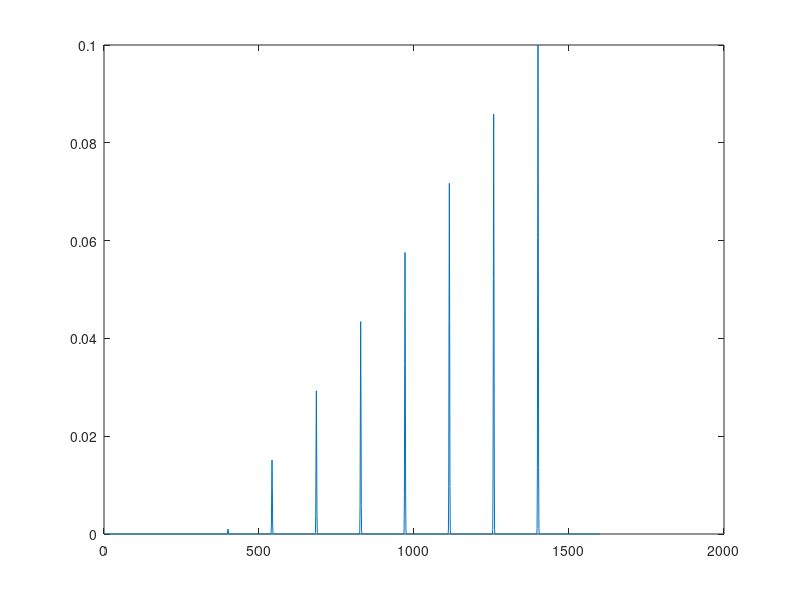

This figure's MATLAB source: (Note: this script raises an error after producing the figure.)
function [dat, tissue, RF, motion] = motion_test()
%% Laurence Jackson, BME, KCL, 2018
% 
% script to simulate the effects of respiratory motion of the pulse
% excitation profile with SWEEP
% 
% output:
%   dat = simulation results for tissue component
% 

clear

%% load paramters
load('tests/settings_motion.mat'); % load bulk of simulation parameters

%% sim
Rs = linspace(0,1,11);

% define custom non-periodic motion
motion.custom = zeros(1,RF.npulses);
nskips = 8;
skiploc = floor(linspace(400, 1400,nskips));
skipamp = linspace(1e-3,100e-3,nskips);
skipdur = 50;
for ii = 1:nskips
    x = skiploc(ii)-skipdur:skiploc(ii)+skipdur;
    y = normpdf(x,skiploc(ii));
    y = ((y- min(y)) / ((max(y) - min(y)))) .* skipamp(ii);
    motion.custom(x) = y;
end

plot(motion.custom)

for ii = 1:length(Rs)
    RF.swp = Rs(ii);
    
    RF.seq = 'bssfp';
    [dat{ii}, tissue, RF, motion] = sweep_sim_EPG_2(tissue, RF, motion); % bffe
    save('simresults/motion_nonperiodic_sim_bffe.mat','dat')
    
%     RF.seq = 150;
%     [dat{ii,2}, tissue, RF, motion] = sweep_sim_EPG_2(tissue, RF, motion); % SPGR
%     save('simresults/motionsim_spgr.mat','dat')
end

end